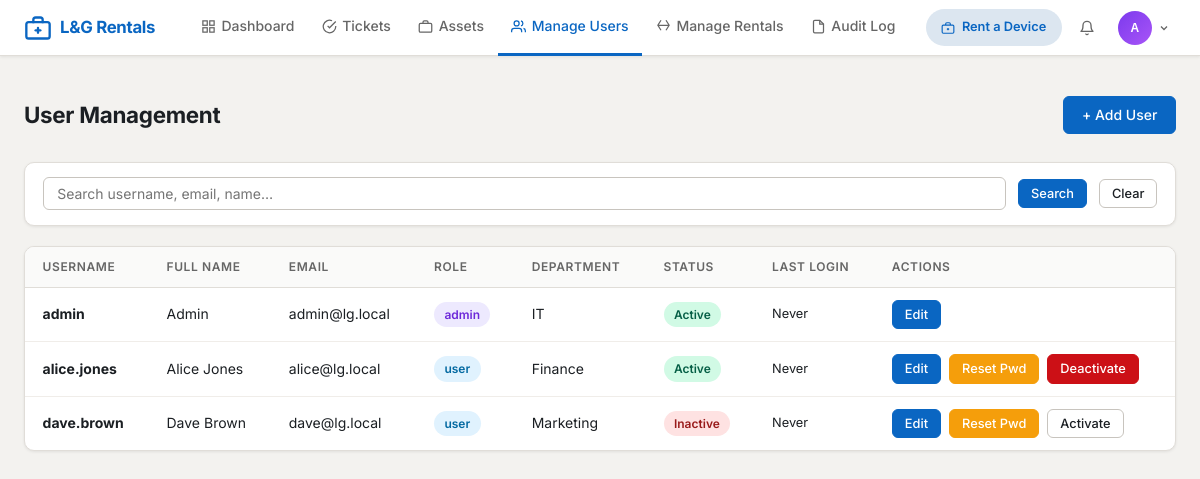
Page /admin/users (signed in) on the committed database.
### app/models/__init__.py (models this page shows, shortened)
class User(UserMixin, db.Model):
    __tablename__ = 'users'
    id = db.Column(db.Integer, primary_key=True)
    username = db.Column(db.String(64), unique=True, nullable=False, index=True)
    email = db.Column(db.String(120), unique=True, nullable=False, index=True)
    password_hash = db.Column(db.String(256), nullable=False)
    role = db.Column(db.String(20), nullable=False, default='user')
    is_active = db.Column(db.Boolean, default=True, nullable=False)
    full_name = db.Column(db.String(120), nullable=False)
    department = db.Column(db.String(80))
    phone = db.Column(db.String(20))
    failed_login_count = db.Column(db.Integer, default=0, nullable=False)
    locked_until = db.Column(db.DateTime, nullable=True)
    created_at = db.Column(db.DateTime, default=datetime.utcnow, nullable=False)
    updated_at = db.Column(db.DateTime, default=datetime.utcnow, onupdate=datetime.utcnow)
    last_login = db.Column(db.DateTime, nullable=True)
    raised_tickets = db.relationship('Ticket', foreign_keys='Ticket.raised_by_id', backref='raised_by', lazy='dynamic')
    assigned_tickets = db.relationship('Ticket', foreign_keys='Ticket.assigned_to_id', backref='assigned_to', lazy='dynamic')
    assigned_assets = db.relationship('Asset', foreign_keys='Asset.assigned_to_id', backref='assigned_to', lazy='dynamic')
    comments = db.relationship('Comment', backref='author', lazy='dynamic')
    audit_logs = db.relationship('AuditLog', backref='user', lazy='dynamic')
    @property
    def is_admin(self):
        return self.role == 'admin'

### app/routes/admin.py (the view, shortened to what this page needs)
@admin_bp.route('/users')
@login_required
@admin_required
def list_users():
    search_term = request.args.get('query', '').strip()
    query = User.query
    users = query.order_by(User.username).all()
    return render_template('admin/users_list.html', users=users, search_term=search_term)

### app/utils/security.py (called while the page is built, shortened)
def admin_required(f):
    @wraps(f)
    def decorated_function(*args, **kwargs):
        if not current_user.is_authenticated:
            abort(401)
        return f(*args, **kwargs)
    return decorated_function

def apply_security_headers(response):
    response.headers['X-Content-Type-Options'] = 'nosniff'
    response.headers['X-Frame-Options'] = 'DENY'
    response.headers['X-XSS-Protection'] = '1; mode=block'
    response.headers['Referrer-Policy'] = 'strict-origin-when-cross-origin'
    csp_directives = current_app.config.get('CSP_DIRECTIVES', {})
    if csp_directives:
        csp_string = '; '.join(
            f"{key} {value}" for key, value in csp_directives.items()
        )
        response.headers['Content-Security-Policy'] = csp_string
    if not current_app.debug:
        response.headers['Strict-Transport-Security'] = \
            'max-age=31536000; includeSubDomains'
    response.headers['Permissions-Policy'] = \
        'camera=(), microphone=(), geolocation=()'
    return response

### app/templates/admin/users_list.html (shortened to what this page needs)
{% extends "base.html" %}
{% block content %}
<div class="page-header">
    <h1 class="page-title">User Management</h1>
    <a href="{{ url_for('admin.create_user') }}" class="btn btn-primary">+ Add User</a>
</div>
<form class="filter-bar" method="GET">
    <input name="query" value="{{ search_term }}" placeholder="Search username, email, name…" style="flex:1;">
    <button type="submit" class="btn btn-primary btn-sm">Search</button>
    <a href="{{ url_for('admin.list_users') }}" class="btn btn-outline btn-sm">Clear</a>
</form>
<div class="card">
    <div class="table-wrapper">
        <table>
            <thead><tr><th>Username</th><th>Full Name</th><th>Email</th><th>Role</th><th>Department</th><th>Status</th><th>Last Login</th><th>Actions</th></tr></thead>
            <tbody>
            {% for u in users %}
            <tr>
                <td><strong>{{ u.username }}</strong></td>
                <td>{{ u.full_name }}</td>
                <td>{{ u.email }}</td>
                <td><span class="badge {% if u.is_admin %}badge-admin-role{% else %}badge-user-role{% endif %}">{{ u.role }}</span></td>
                <td>{{ u.department or '—' }}</td>
                <td>{% if u.is_active %}<span class="badge badge-available">Active</span>{% else %}<span class="badge badge-cancelled">Inactive</span>{% endif %}</td>
                <td style="font-size:.8rem;">{{ u.last_login.strftime('%d %b %Y') if u.last_login else 'Never' }}</td>
                <td>
                    <div class="btn-group">
                        <a href="{{ url_for('admin.edit_user', user_id=u.id) }}" class="btn btn-primary btn-sm">Edit</a>
                        {% if u.id != current_user.id %}
                        <form method="POST" action="{{ url_for('admin.reset_user_password', user_id=u.id) }}" style="display:inline;">
                            <button type="submit" class="btn btn-warning btn-sm" onclick="return confirm('Reset password for {{ u.username }}?')">Reset Pwd</button>
                        </form>
                        <form method="POST" action="{{ url_for('admin.toggle_user_active', user_id=u.id) }}" style="display:inline;">
                            <button type="submit" class="btn btn-sm {% if u.is_active %}btn-danger{% else %}btn-outline{% endif %}"
                                    onclick="return confirm('{% if u.is_active %}Deactivate{% else %}Activate{% endif %} {{ u.username }}?')">
                                {% if u.is_active %}Deactivate{% else %}Activate{% endif %}
                            </button>
                        </form>
                        {% endif %}
                    </div>
                </td>
            </tr>
            {% else %}
            <tr><td colspan="8" style="text-align:center;color:var(--text-muted);">No users found.</td></tr>
            {% endfor %}
            </tbody>
        </table>
    </div>
</div>
{% endblock %}

### app/templates/base.html (shortened to what this page needs)
<!DOCTYPE html>
<html lang="en">
<head>
    <link rel="stylesheet" href="{{ url_for('static', filename='css/main.css') }}">
</head>
<body>
{% if current_user.is_authenticated %}
<nav class="navbar">
    <a href="{{ url_for('main.dashboard') }}" class="nav-brand">
        <svg viewBox="0 0 24 24" fill="none" stroke="currentColor" stroke-width="2" stroke-linecap="round" stroke-linejoin="round">
            <rect x="2" y="7" width="20" height="14" rx="2"/><path d="M16 7V5a2 2 0 0 0-2-2h-4a2 2 0 0 0-2 2v2"/><line x1="12" y1="12" x2="12" y2="16"/><line x1="10" y1="14" x2="14" y2="14"/>
        </svg>
        L&G Rentals
    </a>
    <ul class="nav-links">
        <li>
            <a href="{{ url_for('main.dashboard') }}" class="{% if request.endpoint == 'main.dashboard' %}active{% endif %}">
                <svg width="15" height="15" viewBox="0 0 24 24" fill="none" stroke="currentColor" stroke-width="2"><rect x="3" y="3" width="7" height="7"/><rect x="14" y="3" width="7" height="7"/><rect x="14" y="14" width="7" height="7"/><rect x="3" y="14" width="7" height="7"/></svg>
                Dashboard
            </a>
        </li>
        {% if current_user.is_admin %}
        <li>
            <a href="{{ url_for('tickets.list_tickets') }}" class="{% if 'tickets' in request.endpoint %}active{% endif %}">
                <svg width="15" height="15" viewBox="0 0 24 24" fill="none" stroke="currentColor" stroke-width="2"><path d="M22 11.08V12a10 10 0 1 1-5.93-9.14"/><polyline points="22 4 12 14.01 9 11.01"/></svg>
                Tickets
            </a>
        </li>
        <li>
            <a href="{{ url_for('assets.list_assets') }}" class="{% if 'assets' in request.endpoint %}active{% endif %}">
                <svg width="15" height="15" viewBox="0 0 24 24" fill="none" stroke="currentColor" stroke-width="2"><rect x="2" y="7" width="20" height="14" rx="2"/><path d="M16 7V5a2 2 0 0 0-2-2h-4a2 2 0 0 0-2 2v2"/></svg>
                Assets
            </a>
        </li>
        <li>
            <a href="{{ url_for('admin.list_users') }}" class="{% if 'admin' in request.endpoint %}active{% endif %}">
                <svg width="15" height="15" viewBox="0 0 24 24" fill="none" stroke="currentColor" stroke-width="2"><path d="M17 21v-2a4 4 0 0 0-4-4H5a4 4 0 0 0-4 4v2"/><circle cx="9" cy="7" r="4"/><path d="M23 21v-2a4 4 0 0 0-3-3.87M16 3.13a4 4 0 0 1 0 7.75"/></svg>
                Manage Users
            </a>
        </li>
        <li>
            <a href="{{ url_for('rentals.admin_rentals') }}" class="{% if 'rentals' in request.endpoint and current_user.is_admin %}active{% endif %}">
                <svg width="15" height="15" viewBox="0 0 24 24" fill="none" stroke="currentColor" stroke-width="2"><path d="M21 10H3M16 2l5 8-5 8M8 2L3 10l5 8"/></svg>
                Manage Rentals
            </a>
        </li>
        <li>
            <a href="{{ url_for('admin.audit_log') }}" class="{% if request.endpoint == 'admin.audit_log' %}active{% endif %}">
                <svg width="15" height="15" viewBox="0 0 24 24" fill="none" stroke="currentColor" stroke-width="2"><path d="M14 2H6a2 2 0 0 0-2 2v16a2 2 0 0 0 2 2h12a2 2 0 0 0 2-2V8z"/><polyline points="14 2 14 8 20 8"/></svg>
                Audit Log
            </a>
        </li>
        {% endif %}
    </ul>
    <div class="nav-right">
        <a href="{{ url_for('rentals.catalog') }}"
           class="nav-rent-btn {% if 'rentals' in request.endpoint %}nav-rent-btn-active{% endif %}">
            <svg width="14" height="14" viewBox="0 0 24 24" fill="none" stroke="currentColor" stroke-width="2">
                <rect x="2" y="7" width="20" height="14" rx="2"/><path d="M16 7V5a2 2 0 0 0-2-2h-4a2 2 0 0 0-2 2v2"/><line x1="12" y1="12" x2="12" y2="16"/><line x1="10" y1="14" x2="14" y2="14"/>
            </svg>
            Rent a Device
        </a>
        <div class="nav-notif" id="notifDropdown">
            <button class="nav-notif-btn" id="notifBtn" type="button" aria-haspopup="true" aria-expanded="false">
                <svg width="16" height="16" viewBox="0 0 24 24" fill="none" stroke="currentColor" stroke-width="2" stroke-linecap="round" stroke-linejoin="round">
                    <path d="M18 8A6 6 0 0 0 6 8c0 7-3 9-3 9h18s-3-2-3-9"/>
                    <path d="M13.73 21a2 2 0 0 1-3.46 0"/>
                </svg>
            </button>
        </div>
        <div class="nav-user-dropdown" id="userDropdown">
            <button class="nav-avatar-btn" id="userAvatarBtn" type="button" aria-haspopup="true" aria-expanded="false">
                {% set parts = current_user.full_name.split() %}
                <div class="user-avatar {% if current_user.is_admin %}avatar-admin{% elif current_user.is_guest %}avatar-guest{% else %}avatar-user{% endif %}">
                    {{ parts[0][0]|upper }}{% if parts|length > 1 %}{{ parts[-1][0]|upper }}{% endif %}
                </div>
                <svg width="12" height="12" viewBox="0 0 24 24" fill="none" stroke="currentColor" stroke-width="2.5"><path d="M6 9l6 6 6-6"/></svg>
            </button>
        </div>
    </div>
</nav>
{% endif %}
{% block flash %}
<div class="flash-container">
</div>
{% endblock %}
<main class="{% block main_class %}main-content{% endblock %}">
    {% block content %}{% endblock %}
</main>
</body>
</html>

### rows in the picture
User: full_name "A", username "admin", full_name "Admin", email "admin@lg.local", role "admin", department "IT", is_active "Active", last_login "Never"
User: username "alice.jones", full_name "Alice Jones", email "alice@lg.local", role "user", department "Finance", is_active "Active", last_login "Never"
User: username "dave.brown", full_name "Dave Brown", email "dave@lg.local", role "user", department "Marketing", is_active "Inactive", last_login "Never"
